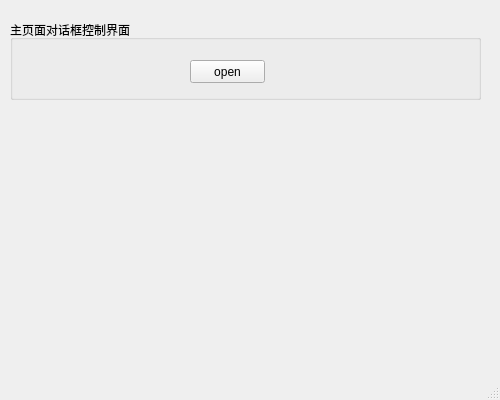
<?xml version="1.0" encoding="UTF-8"?>
<ui version="4.0">
 <class>mainWindow</class>
 <widget class="QMainWindow" name="mainWindow">
  <property name="geometry">
   <rect>
    <x>0</x>
    <y>0</y>
    <width>500</width>
    <height>400</height>
   </rect>
  </property>
  <property name="windowTitle">
   <string>mainWindows(请关注头条号：小5嵌入式)</string>
  </property>
  <widget class="QWidget" name="centralwidget">
   <widget class="QGroupBox" name="groupBox">
    <property name="geometry">
     <rect>
      <x>10</x>
      <y>20</y>
      <width>471</width>
      <height>80</height>
     </rect>
    </property>
    <property name="title">
     <string>主页面对话框控制界面</string>
    </property>
    <widget class="QPushButton" name="pushButton">
     <property name="geometry">
      <rect>
       <x>180</x>
       <y>40</y>
       <width>75</width>
       <height>23</height>
      </rect>
     </property>
     <property name="text">
      <string>open</string>
     </property>
    </widget>
   </widget>
  </widget>
  <widget class="QMenuBar" name="menubar">
   <property name="geometry">
    <rect>
     <x>0</x>
     <y>0</y>
     <width>500</width>
     <height>23</height>
    </rect>
   </property>
  </widget>
  <widget class="QStatusBar" name="statusbar"/>
 </widget>
 <resources/>
 <connections/>
</ui>
